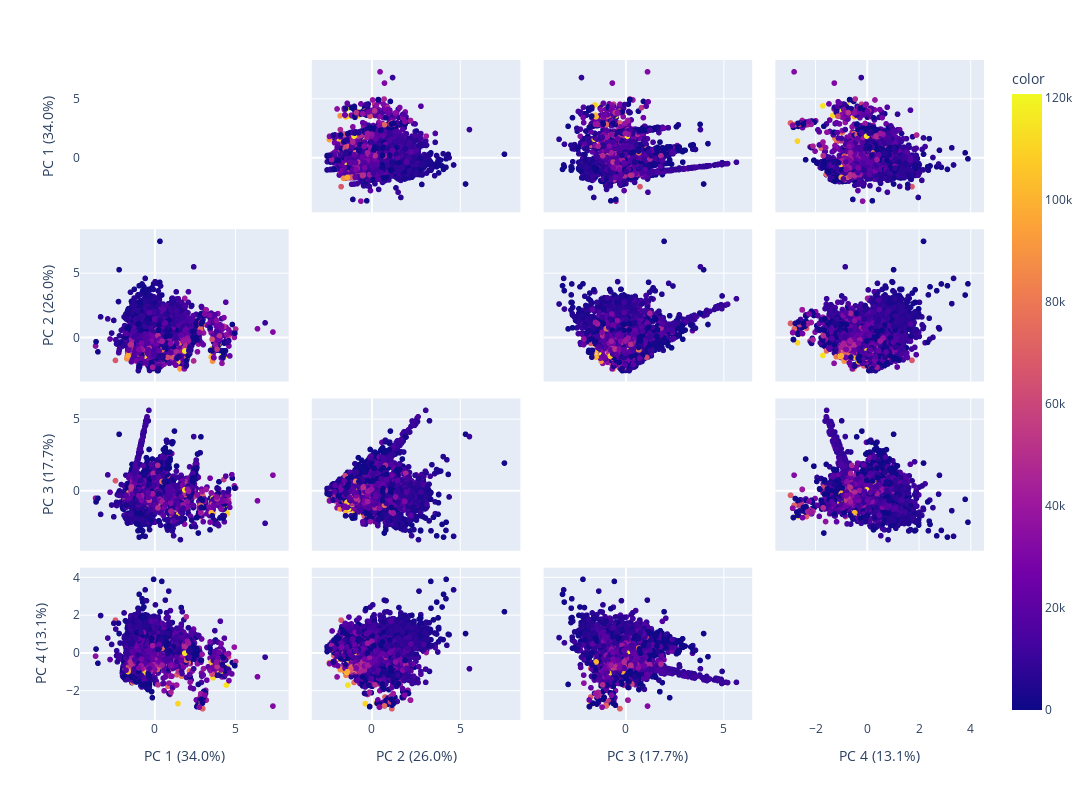

Notebook code cell kept with this figure:
### Code cell
import plotly.express as px
pca = PCA()
components = pca.fit_transform(scaled_df)
labels = {
    str(i): f"PC {i+1} ({var:.1f}%)"
    for i, var in enumerate(pca.explained_variance_ratio_ * 100)
}

fig = px.scatter_matrix(
    components,
    labels=labels,
    dimensions=range(4),
    color=df_train["Price"],
)
fig.update_traces(diagonal_visible=False)
fig.update_layout(width=1400,height=800,hovermode='closest',)
fig.show()

### Figure 1 — Plotly figure (JSON) as saved in the notebook; plotly's stock layout.template omitted (floating-point values rounded to 4 significant figures; data arrays with more than 128 entries replaced by an {"elided": "..."} marker saying what was removed)
{"data": [{"diagonal": {"visible": false}, "dimensions": [{"axis": {"matches": true}, "label": "PC 1 (34.0%)", "values": {"elided": "5717 float values"}}, {"axis": {"matches": true}, "label": "PC 2 (26.0%)", "values": {"elided": "5717 float values"}}, {"axis": {"matches": true}, "label": "PC 3 (17.7%)", "values": {"elided": "5717 float values"}}, {"axis": {"matches": true}, "label": "PC 4 (13.1%)", "values": {"elided": "5717 float values"}}], "hovertemplate": "%{xaxis.title.text}=%{x}<br>%{yaxis.title.text}=%{y}<br>color=%{marker.color}<extra></extra>", "legendgroup": "", "marker": {"color": {"elided": "5717 int values"}, "coloraxis": "coloraxis", "symbol": "circle"}, "name": "", "showlegend": false, "type": "splom"}], "layout": {"coloraxis": {"colorbar": {"title": {"text": "color"}}, "colorscale": [[0, "#0d0887"], [0.1111, "#46039f"], [0.2222, "#7201a8"], [0.3333, "#9c179e"], [0.4444, "#bd3786"], [0.5556, "#d8576b"], [0.6667, "#ed7953"], [0.7778, "#fb9f3a"], [0.8889, "#fdca26"], [1, "#f0f921"]]}, "dragmode": "select", "height": 800, "hovermode": "closest", "legend": {"tracegroupgap": 0}, "margin": {"t": 60}, "width": 1400}}
